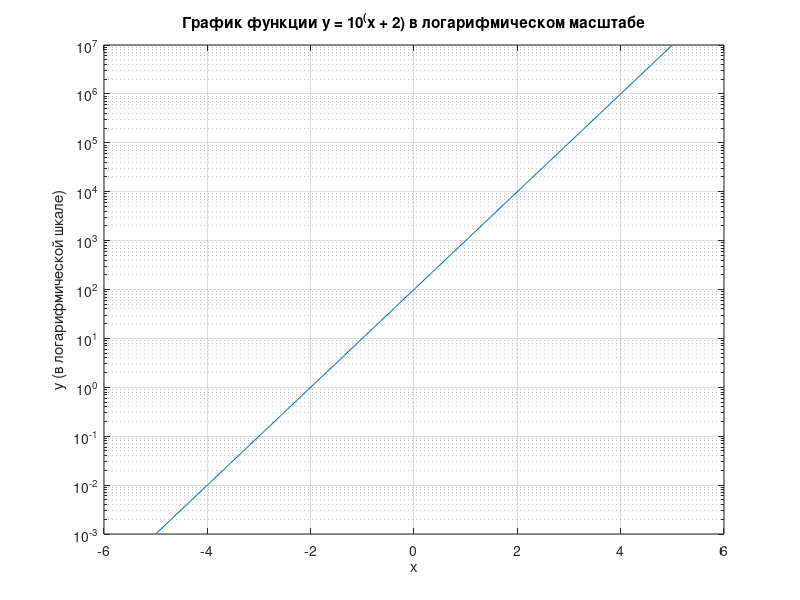

Reproduce this figure in MATLAB.
figure;
x = linspace(-5, 5, 100); 

y = 10.^(x + 2);


semilogy(x, y);

title('График функции y = 10^(x + 2) в логарифмическом масштабе');
xlabel('x');
ylabel('y (в логарифмической шкале)');


grid on;